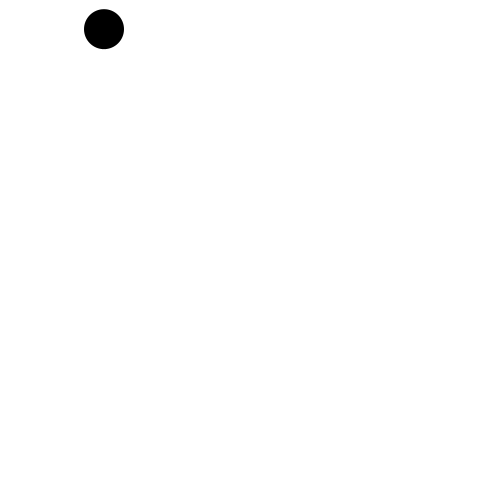
Frame 1 (no input)
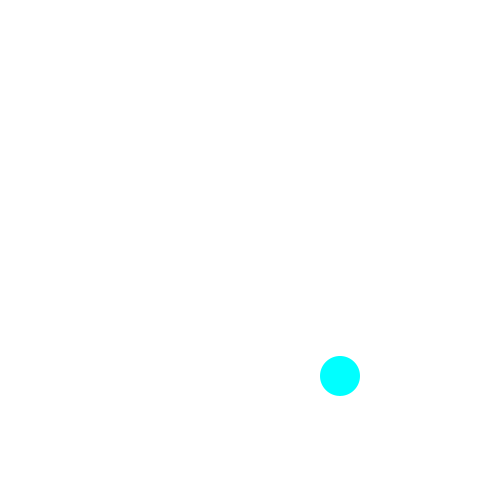
Frame 60 (the mouse pressed at the canvas centre just before this capture)
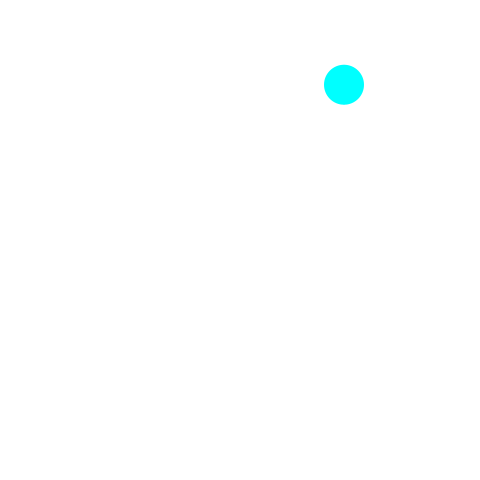
Frame 120 (the mouse held since frame 60 and released just before this capture)

The Processing sketch that drew these frames (run headless with seeded random() and noise(); from frame 60 on, the mouse is pressed at the canvas centre):

// Processing sketch: ballColorChangable
// ── ballColorChangable.pde
// 定数
final float gravity = 9.8 / 60;  // <-- 1/60秒あたりの重力加速度
final float elas=1;

final float y0=25;//y座標初期位置
final float vy0=4;//初速度
// 変数
float x=100;                     //ボールのx軸
float vx=4;                        // <-- ボールの速度のx成分
float y;                         // <-- ボールのy座標
float vy;                        // <-- ボールの速度のy成分

int fps=60;
int d=40;//直径

float Hue=0;
boolean Touch=false;


void setup() {
  size(480, 480);
  noStroke();
  fill(0, 0, 0);

  frameRate(fps);
  y=y0;
  vy=vy0;
  colorMode(HSB, 360, 100, 100);
}

void draw() {
  background(0, 0, 255);
  if (x>width-d/2) {                       //地面接触
    x=height-d/2;
    bound_x();
  }
  if (x<0+d/2) {                       //地面接触
    x=0+d/2;
    bound_x();
  }
  if (y>height-d/2) {                       //地面接触
    y=height-d/2;
    bound_y();
  }
  if (y<0+d/2) {                             //天井接触
    y=0+d/2;
    bound_y();
  }
  vy += gravity;    // <-- 速度に重力加速度を加算する
  x +=vx;           // <-- ボールがxの速度ぶん移動する
  y +=vy;//= min(y+vy,height-d/2);          // <-- ボールｙの速度ぶん移動する
  //fill(calcHue(vy)*10, 100, 100);
  print((int)y+".");
  ellipse(x, y, d, d);
  check();
  if (Touch == true) {
    fill(0, 100, 100);
  } else {
    fill(180, 100, 100);
  }  
  print(Touch);
}

void bound_y() {
  vy=-vy*elas;
}

void bound_x() {
  vx=-vx*elas;
}

float calcHue(float vy) {
  Hue = sqrt(vx * vx + vy * vy);
  return Hue;
}

void check() {
  if ((mouseX-x)*(mouseX-x)+(mouseY-y)*(mouseY-y)<(d/2)*(d/2)) {
    Touch=true;
  } else {
    Touch=false;
  }
}
